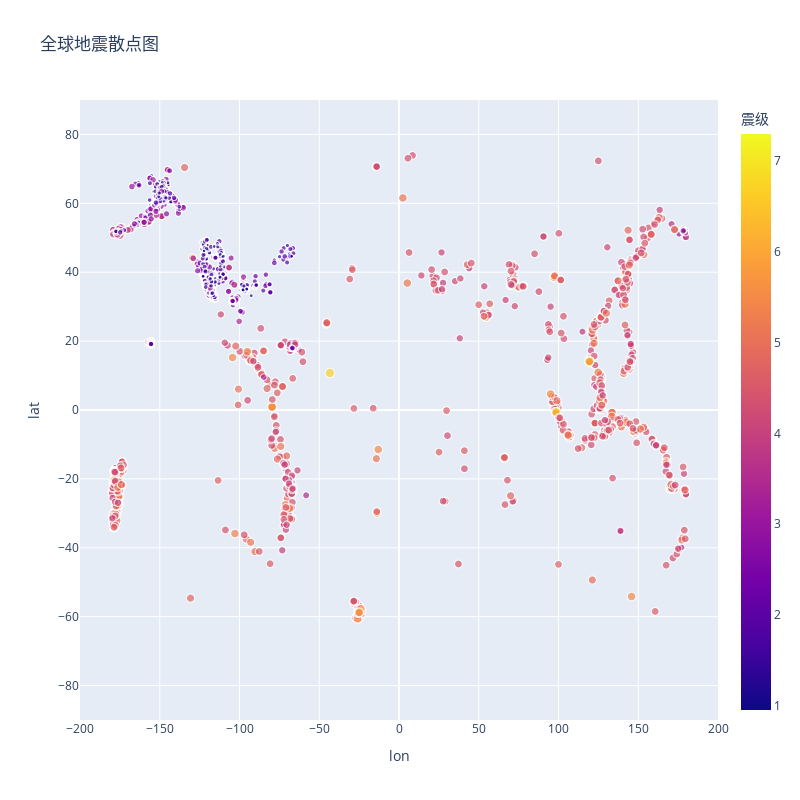

The notebook cell saved with this chart:
### Code cell
fig = px.scatter(
    data,
    x='lon',
    y='lat',
    range_x=[-200, 200],
    range_y=[-90, 90],
    width=800,
    height=800,
    title='全球地震散点图',
    size='震级',
    size_max=10,
    color='震级',
    hover_name='位置'
)
# fig.write_html('./HTML/global_earthquakes.html')
fig.show()

### Figure 1 — Plotly figure (JSON) as saved in the notebook; plotly's stock layout.template omitted (floating-point values rounded to 4 significant figures; data arrays with more than 128 entries replaced by an {"elided": "..."} marker saying what was removed)
{"data": [{"hovertemplate": "<b>%{hovertext}</b><br><br>lon=%{x}<br>lat=%{y}<br>震级=%{marker.color}<extra></extra>", "hovertext": {"elided": "6359 str values"}, "legendgroup": "", "marker": {"color": {"elided": "6359 float values"}, "coloraxis": "coloraxis", "size": {"elided": "6359 float values"}, "sizemode": "area", "sizeref": 0.073, "symbol": "circle"}, "mode": "markers", "name": "", "showlegend": false, "x": {"elided": "6359 float values"}, "xaxis": "x", "y": {"elided": "6359 float values"}, "yaxis": "y", "type": "scattergl"}], "layout": {"xaxis": {"anchor": "y", "domain": [0.0, 1.0], "title": {"text": "lon"}, "range": [-200, 200]}, "yaxis": {"anchor": "x", "domain": [0.0, 1.0], "title": {"text": "lat"}, "range": [-90, 90]}, "coloraxis": {"colorbar": {"title": {"text": "震级"}}, "colorscale": [[0.0, "#0d0887"], [0.1111, "#46039f"], [0.2222, "#7201a8"], [0.3333, "#9c179e"], [0.4444, "#bd3786"], [0.5556, "#d8576b"], [0.6667, "#ed7953"], [0.7778, "#fb9f3a"], [0.8889, "#fdca26"], [1.0, "#f0f921"]]}, "legend": {"tracegroupgap": 0, "itemsizing": "constant"}, "title": {"text": "全球地震散点图"}, "height": 800, "width": 800}}
